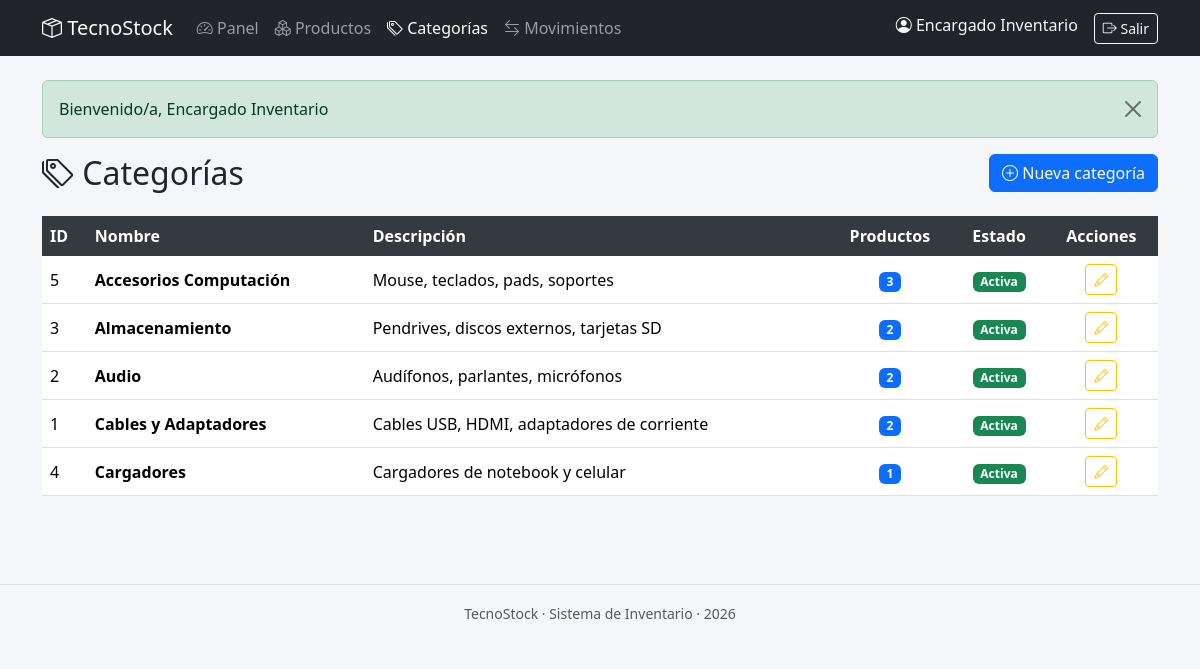
Screenshot of /categorias/index.php (signed in) with the database file from the repository.
### tables this page shows
CREATE TABLE categoria (
    id_categoria  INT AUTO_INCREMENT PRIMARY KEY,
    nombre        VARCHAR(80) NOT NULL,
    descripcion   VARCHAR(255) DEFAULT NULL,
    estado        TINYINT(1) NOT NULL DEFAULT 1
);

### includes/functions.php (called while the page is built, shortened)
<?php
function e(string $valor): string
{
    return htmlspecialchars($valor, ENT_QUOTES, 'UTF-8');
}

### categorias/index.php (the view, shortened to what this page needs)
<?php
require_once __DIR__ . '/../includes/functions.php';
$pdo = getConexion();
$categorias = $pdo->query(
    'SELECT c.*, COUNT(p.id_producto) AS total_productos
     FROM categoria c
     LEFT JOIN producto p ON c.id_categoria = p.id_categoria
     GROUP BY c.id_categoria
     ORDER BY c.nombre ASC'
)->fetchAll();
include __DIR__ . '/../includes/header.php';
?>
<div class="d-flex justify-content-between align-items-center mb-4">
    <h2 class="mb-0"><i class="bi bi-tags"></i> Categorías</h2>
    <a href="crear.php" class="btn btn-primary">
        <i class="bi bi-plus-circle"></i> Nueva categoría
    </a>
</div>
<div class="table-responsive">
    <table class="table table-hover align-middle">
        <thead>
            <tr>
                <th>ID</th>
                <th>Nombre</th>
                <th>Descripción</th>
                <th class="text-center">Productos</th>
                <th class="text-center">Estado</th>
                <th class="text-center">Acciones</th>
            </tr>
        </thead>
        <tbody>
            <?php if (empty($categorias)): ?>
            <tr>
                <td colspan="6" class="text-center text-muted py-4">
                    No hay categorías registradas.
                </td>
            </tr>
            <?php else: foreach ($categorias as $c): ?>
            <tr>
                <td><?= $c['id_categoria'] ?></td>
                <td><strong><?= e($c['nombre']) ?></strong></td>
                <td><?= e($c['descripcion'] ?: '—') ?></td>
                <td class="text-center">
                    <span class="badge text-bg-primary"><?= $c['total_productos'] ?></span>
                </td>
                <td class="text-center">
                    <?php if ($c['estado'] == 1): ?>
                    <span class="badge badge-activo">Activa</span>
                    <?php else: ?>
                    <span class="badge badge-inactivo">Inactiva</span>
                    <?php endif; ?>
                </td>
                <td class="text-center">
                    <a href="editar.php?id=<?= $c['id_categoria'] ?>" class="btn btn-sm btn-outline-warning"
                       title="Editar"><i class="bi bi-pencil"></i></a>
                </td>
            </tr>
            <?php endforeach; endif; ?>
        </tbody>
    </table>
</div>
<?php include __DIR__ . '/../includes/footer.php'; ?>

### assets/css/style.css (style rules this page uses)
body { background-color: #f4f6f9; }
.badge-activo { background-color: #198754; color: #fff; }
.table thead th { background-color: #343a40; color: #fff; border: none; }

### rows the page displays
categoria: id_categoria "5", nombre "Accesorios Computación", descripcion "Mouse, teclados, pads, soportes", total_productos "3", estado "Activa"
categoria: id_categoria "3", nombre "Almacenamiento", descripcion "Pendrives, discos externos, tarjetas SD", total_productos "2", estado "Activa"
categoria: id_categoria "2", nombre "Audio", descripcion "Audífonos, parlantes, micrófonos", total_productos "2", estado "Activa"
categoria: id_categoria "1", nombre "Cables y Adaptadores", descripcion "Cables USB, HDMI, adaptadores de corriente", total_productos "2", estado "Activa"
categoria: id_categoria "4", nombre "Cargadores", descripcion "Cargadores de notebook y celular", total_productos "1", estado "Activa"

### other values shown
nombreUsuario() "Encargado Inventario"
$flash['mensaje'] "Bienvenido/a, Encargado Inventario"
